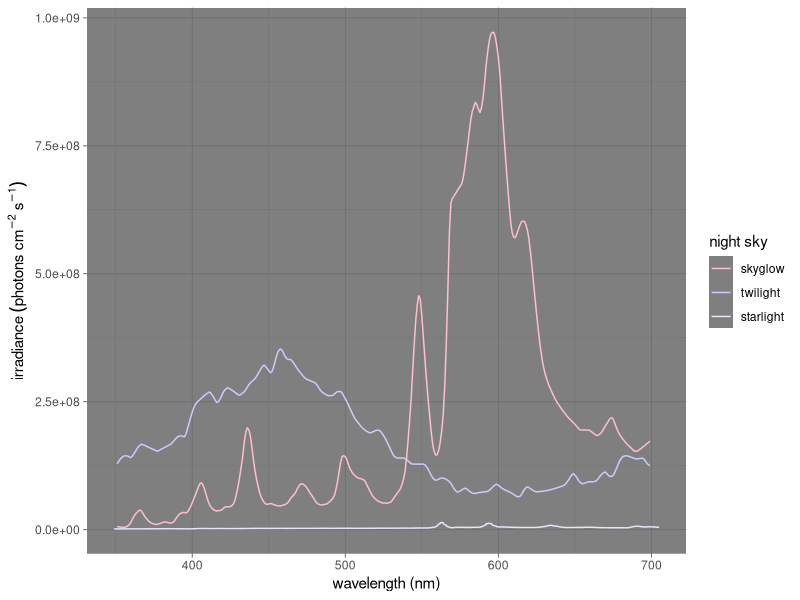
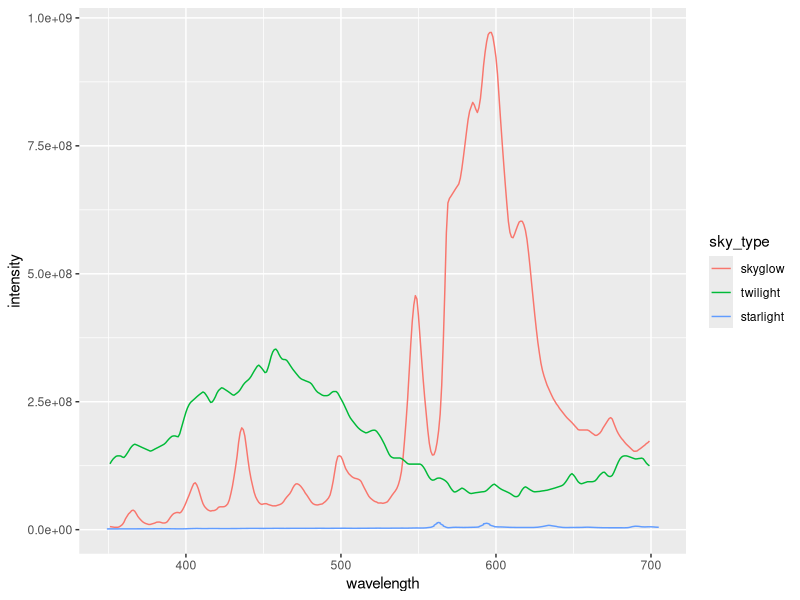
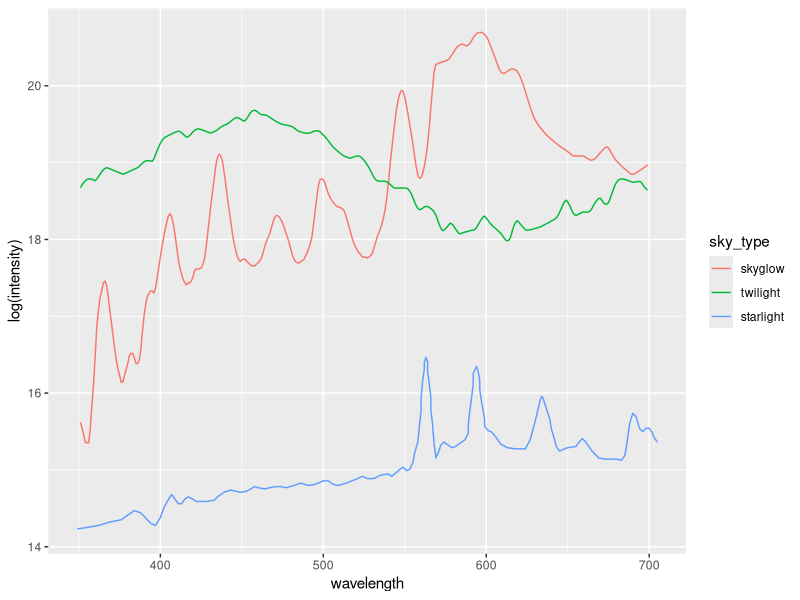

Write R code to recreate these figures, in order. (Note: this script raises an error after producing the figures.)
## ---- chunk 1
library(tidyverse)
knitr::opts_chunk$set(error = TRUE)
## ---- chunk 2
library(tidyverse)
library(car)
skylight = read.csv("skylight.csv")
titanic = read.csv("titanic.csv")
## ---- chunk 3
skylight = read.csv("skylight.csv")
skylight$sky_type <- factor(skylight$sky_type, 
                            levels = c("skyglow",
                                      "twilight",
                                      "starlight"))
str(skylight)
## ---- chunk 4
ggplot(skylight, aes(x = wavelength, 
                     y = intensity, 
                     color = sky_type)) + 
  geom_line() + theme_dark() + 
  scale_color_manual(values=c("pink",
                              "#ccccff", 
                              "lavender"), 
                     name="night sky",
                     labels=c("skyglow", 
                              "twilight", 
                              "starlight")) +
  labs(y = expression("irradiance"~(photons~cm^{-2}~s^{-1})), x = "wavelength (nm)")
## ---- chunk 5
ggplot(skylight, aes(x = wavelength, y = intensity, 
                     color = sky_type)) + geom_line()
## ---- chunk 6
ggplot(skylight, aes(x = wavelength, y = log(intensity), 
                     color = sky_type)) + geom_line()
## ---- chunk 7
head(skylight)
log_skylight <- skylight %>% mutate(log_intensity = log(intensity))
## ---- chunk 8
head(log_skylight)
log_skylight <- skylight %>% mutate(log_intensity = log(intensity))
## ---- chunk 9
c <- 3e+08 #speed of light
h <- 6.626e-34 #Planck's constant
nm_to_m <- 1e-09 #nm to m conversion
head(skylight)
## ---- chunk 10
c <- 3e+08 #speed of light
h <- 6.626e-34 #Planck's constant
nm_to_m <- 1e-09 #nm to m conversion
head(skylight, 2)
skylight_W <- skylight %>% 
  mutate(intensity_W = (c/wavelength*nm_to_m)*(intensity)*h)
head(skylight_W, 2)
## ---- chunk 11
10 <= 6
## ---- chunk 12
10 <= 6
9 == 9
## ---- chunk 13
10 <= 6
9 == 9
9 != 7000000
## ---- chunk 14
10 <= 6
9 == 9
9 != 7000000
## ---- chunk 15
10 <= 6
9 == 9
9 != 7000000
## ---- chunk 16
9 = 8.999999
## ---- chunk 17
10 < 11 & 10 > 9
## ---- chunk 18
10 < 11 & 10 > 9
## ---- chunk 19
10 < 11 & 10 > 9
1 < 2 | 1 > 3
## ---- chunk 20
10 < 11 & 10 > 9
1 < 2 | 1 > 3
## ---- chunk 21
10 < 11 & 10 > 9
1 < 2 | 1 > 3
10 < 11 & 10 < 9
## ---- chunk 22
10 < 11 & 10 > 9
1 < 2 | 1 > 3
10 < 11 & 10 < 9
## ---- chunk 23
10 < 11 & 10 > 9
1 < 2 | 1 > 3
10 < 11 & 10 < 9
4 < 2 | 42 > 4
## ---- chunk 24
str(skylight)
sky_twilight <- skylight %>% filter(sky_type == "twilight")
## ---- chunk 25
head(sky_twilight,3)
sky_twilight <- skylight %>% filter(sky_type == "twilight")
## ---- chunk 26
head(sky_twilight,3)
sky_twilight <- skylight %>% filter(sky_type == "twilight")
## ---- chunk 27
sky_natural <- skylight %>% 
  filter(sky_type == "twilight" | sky_type == "starlight")
## ---- chunk 28
sky_satellite <- skylight %>% 
  filter(wavelength < 500 & 
         (sky_type == "twilight" | sky_type == "skyglow"))
## ---- chunk 29
ggplot(sky_satellite, aes(x = wavelength, y = intensity, 
                           color = sky_type)) + geom_line()
## ---- chunk 30
ggplot(chickwts, aes(x = weight)) + geom_histogram(bins = 7)
## ---- chunk 31
shapiro.test(chickwts$weight)
## ---- chunk 32
ggplot(chickwts, aes(x = weight)) + 
  geom_histogram(bins = 5) + facet_wrap("feed")
## ---- chunk 33
ggplot(chickwts, aes(x = weight)) + 
  geom_histogram(bins = 5) + facet_wrap("feed")
## ---- chunk 34
chick_animal <- chickwts %>% 
  filter(feed == "meatmeal" | feed == "casein") %>%
  mutate(diet = "animal")
chick_veggie <- chickwts %>% 
  filter(feed != "meatmeal" & feed != "casein") %>%
  mutate(diet = "veggie")
shapiro.test(chick_animal$weight)
shapiro.test(chick_veggie$weight)
## ---- chunk 35
chick_animal <- chickwts %>% 
  filter(feed == "meatmeal" | feed == "casein") %>%
  mutate(diet = "animal")
chick_veggie <- chickwts %>% 
  filter(feed != "meatmeal" & feed != "casein") %>%
  mutate(diet = "veggie")
chick_diet = bind_rows(chick_animal, chick_veggie)
head(chick_diet)
## ---- chunk 36
ggplot(chick_diet, aes(x = weight)) + 
  geom_histogram(bins = 6) + facet_wrap("diet")
## ---- chunk 37
library(car)
leveneTest(weight~diet, data = chick_diet)
## ---- chunk 38
chick_qq <- ggplot(chick_diet, aes(sample = weight)) + 
  geom_qq() + geom_qq_line()
## ---- chunk 39
chick_qq
## ---- chunk 40
chick_qq  + facet_wrap("diet")
## ---- chunk 41
chick_qq  + facet_wrap("diet") + coord_flip()
## ---- chunk 42
chick_qq_complete <- ggplot(chick_diet, aes(sample = weight)) + 
  geom_qq() + geom_qq_line() + facet_wrap("diet") + coord_flip()
## ---- chunk 43
# t.test(weight~diet, data = chick_diet)
wilcox.test(weight~diet, data = chick_diet) 
## ---- chunk 44
titanic <- read.csv("titanic.csv")
head(titanic)
## ---- chunk 45
ggplot(titanic, aes(x = fare)) + geom_histogram(bins=8) +
  facet_wrap("survived")
## ---- chunk 46
ggplot(titanic, aes(sample = fare)) + geom_qq() + geom_qq_line() +
  facet_wrap("survived") + coord_flip()
## ---- chunk 47
titanic_dead <- titanic %>% filter(survived == "died")
titanic_alive <- titanic %>% filter(survived == "survived")
## ---- chunk 48
shapiro.test(titanic_dead$fare)
shapiro.test(titanic_alive$fare)
## ---- chunk 49
leveneTest(fare~survived, data = titanic)
## ---- chunk 50
titanic_transformed <- titanic %>%
  mutate(fare_log = log(fare))
ggplot(titanic_transformed, aes(x = fare_log)) + geom_histogram(bins=8) +
  facet_wrap("survived")
## ---- chunk 51
titanic_transformed %>% filter(fare == 0) %>% head()
## ---- chunk 52
titanic_transformed <- titanic %>%
  mutate(fare_log = log(fare + 1))
ggplot(titanic_transformed, aes(x = fare_log)) + geom_histogram(bins=8) +
  facet_wrap("survived")
## ---- chunk 53
t.test(fare_log~survived, data = titanic_transformed)
## ---- chunk 54
# t.test(fare_log~survived, data = titanic_transformed)
wilcox.test(fare~survived, data = titanic)
